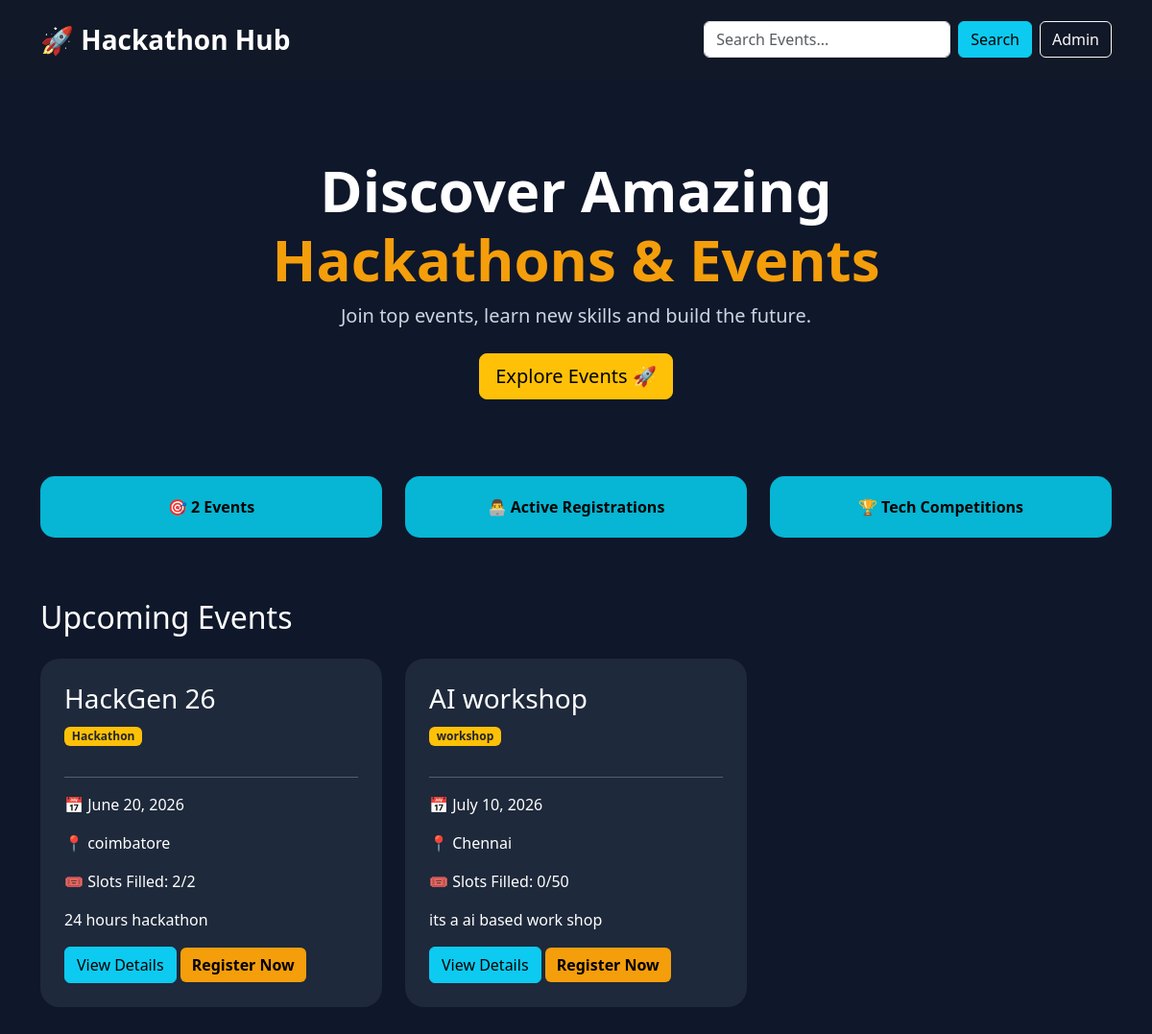
The page / on the database its author committed.
### events/models.py (models this page shows, shortened)
class Event(models.Model):
    title = models.CharField(max_length=100)
    event_type = models.CharField(max_length=50, default='Hackathon')
    date = models.DateField()
    location = models.CharField(max_length=150)
    description = models.TextField()
    total_slots = models.IntegerField(default=50)

### events/views.py (the view)
# urls.py: path('', views.event_list, name='event_list'),
def event_list(request):
    search = request.GET.get('search')
    if search:
        events = Event.objects.filter(title__icontains=search).order_by('date')
    else:
        events = Event.objects.all().order_by('date')
    return render(request, 'index.html', {'events': events})

### templates/index.html (shortened to what this page needs)
<!DOCTYPE html>
<html>
<head>
    <link href="https://cdn.jsdelivr.net/npm/bootstrap@5.3.3/dist/css/bootstrap.min.css" rel="stylesheet">
</head>
<body>
<nav class="navbar navbar-dark">
    <div class="container d-flex justify-content-between align-items-center">
        <span class="navbar-brand fw-bold fs-3">
            🚀 Hackathon Hub
        </span>
        <div class="d-flex gap-2 align-items-center">
            <form method="GET" action="/" class="d-flex gap-2">
                <input type="text"
                       name="search"
                       class="form-control"
                       placeholder="Search Events...">
                <button class="btn btn-info">
                    Search
                </button>
            </form>
            <a href="/admin/" class="btn btn-outline-light">
                Admin
            </a>
        </div>
    </div>
</nav>
<div class="hero">
    <h1>
        Discover Amazing <br>
        <span style="color:#F59E0B;">
            Hackathons & Events
        </span>
    </h1>
    <p>
        Join top events, learn new skills and build the future.
    </p>
    <div class="mt-4">
        <a href="#events" class="btn btn-warning btn-lg">
            Explore Events 🚀
        </a>
    </div>
</div>
<div class="container mb-5">
    <div class="row mb-5">
        <div class="col-md-4 mb-3">
            <div class="stats">
                🎯 {{ events.count }} Events
            </div>
        </div>
        <div class="col-md-4 mb-3">
            <div class="stats">
                👨‍💻 Active Registrations
            </div>
        </div>
        <div class="col-md-4 mb-3">
            <div class="stats">
                🏆 Tech Competitions
            </div>
        </div>
    </div>
    <h2 id="events" class="mb-4">
        Upcoming Events
    </h2>
    <div class="row">
        {% for event in events %}
        <div class="col-lg-6 col-xl-4 mb-4">
            <div class="event-card">
                <h3>{{ event.title }}</h3>
                <span class="badge bg-warning text-dark mb-3">
                    {{ event.event_type }}
                </span>
                <hr>
                <p>📅 {{ event.date }}</p>
                <p>📍 {{ event.location }}</p>
                <p>
                    🎟️ Slots Filled:
                   {{ event.registration_set.count }}/{{ event.total_slots }}
                </p>
                <p>{{ event.description }}</p>
                <a href="{% url 'event_detail' event.id %}"
                   class="btn btn-info">
                   View Details
                </a>
                <a href="{% url 'register_event' event.id %}"
                   class="btn register-btn">
                   Register Now
                </a>
            </div>
        </div>
        {% empty %}
        <div class="text-center">
            <h3>No Events Available</h3>
        </div>
        {% endfor %}
    </div>
</div>
</body>
</html>

### templates/index.html (style rules this page uses)
body { background:#0F172A; color:white; }
.navbar { background:#111827; padding:15px 0; }
.hero { text-align:center; padding:80px 20px; animation: fadeIn 1.5s ease; }
.hero h1 { font-size:60px; font-weight:bold; }
.hero p { color:#cbd5e1; font-size:20px; }
.register-btn { background:#F59E0B; border:none; color:black; font-weight:bold; }
.event-card { background:#1E293B; border-radius:20px; padding:25px; height:100%; transition:0.3s; }
.stats { background:#06B6D4; color:black; border-radius:15px; padding:20px; text-align:center; font-weight:bold; }

### rows shown on the page
Event: title "HackGen 26", event_type "Hackathon", date "June 20, 2026", location "coimbatore", registration_set.count "2", total_slots "2", description "24 hours hackathon"
Event: title "AI workshop", event_type "workshop", date "July 10, 2026", location "Chennai", registration_set.count "0", total_slots "50", description "its a ai based work shop"

### other values the page prints
{{ events.count }} "2"
